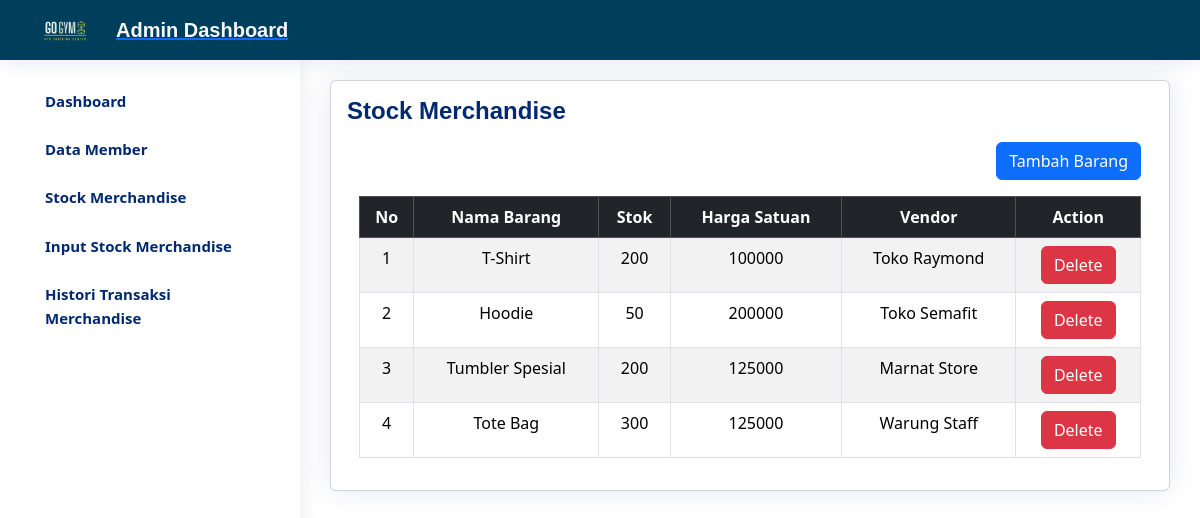
The page /admin_merch.php on the database as committed earlier.
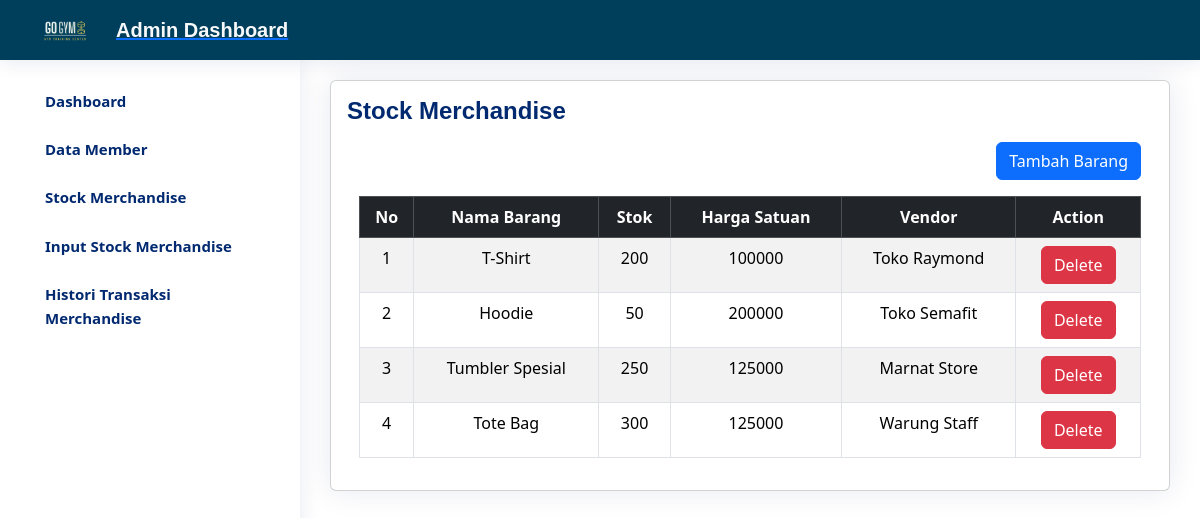
The same page on the database as committed later.
### tables this page shows
CREATE TABLE `stock` (
  `idbarang` int(11) NOT NULL,
  `namabarang` varchar(25) NOT NULL,
  `stok` int(11) NOT NULL,
  `harga` int(11) NOT NULL,
  `vendor` varchar(25) NOT NULL
);

### admin_merch.php (the view, shortened to what this page needs)
<?php
require 'function.php';
?>
<!DOCTYPE html>
<html lang="en">
<head>
    <link rel="stylesheet" href="CSS/styledashtest.css">
    <link href="https://unpkg.com/aos@2.3.1/dist/aos.css" rel="stylesheet">
    <link href="https://cdn.jsdelivr.net/npm/bootstrap@5.3.2/dist/css/bootstrap.min.css" rel="stylesheet"
>
</head>
<body>
    <?php include "navbaradmin.php"; ?>
    <main id="main" class="main">
        <div class="card">
            <div class="card-body">
                <div class="pagetitle">
                    <h1>Stock Merchandise</h1>
                    <div class="container">
                        <div class="pt-3 pb-3 d-flex justify-content-end">
                        <button type="button" class="btn btn-primary" data-bs-toggle="modal" data-bs-target="#myModal">
                        Tambah Barang
                        </button>
                        </div>
                        <table class="table text-center table-striped table-bordered">
                            <thead class="thead table-dark">
                                <th>No</th>
                                <th>Nama Barang</th>
                                <th>Stok</th>
                                <th>Harga Satuan</th>
                                <th>Vendor</th>
                                <th>Action</th>
                            </thead>
                            <tbody>
                                <?php
                                    $no=1;
                                    $ambildata = mysqli_query($conn, "select * from stock");
                                    while ($tampil = mysqli_fetch_array($ambildata)) {
                                        echo "
                                        <tr>
                                            <td>$no</td>
                                            <td>$tampil[namabarang]</td>
                                            <td>$tampil[stok]</td>
                                            <td>$tampil[harga]</td>
                                            <td>$tampil[vendor]</td>
                                            <td>
                                                <a href='?namabarang=$tampil[namabarang]'><button class='btn btn-danger'>Delete</button></a>
                                            </td>
                                        </tr>";
                                        $no++;
                                    }
                                ?>
                            </tbody>
                        </table>
                    </div>
                </div>
            </div>
        </div>
    </main>
</body>
</html>

Rows that differ between the two databases and show on the page:
changed stock "Tumbler Spesial": stok "200" → "250"
